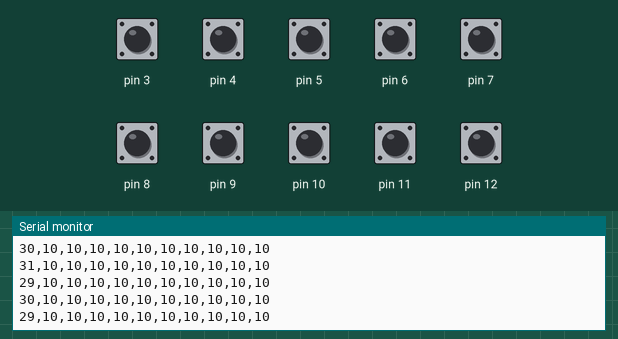
A sketch run on a simulated Arduino Uno, built with avr-gcc and run on an emulated ATmega328P. On the bench: the last lines printed to the serial monitor. Inputs (shaded band) come from the test bench; at power-on: pin 3–12 HIGH.

Above: at 1.2 s.
1.3 s: pin 3 pulled LOW for 0.15 s
At 1.38 s:
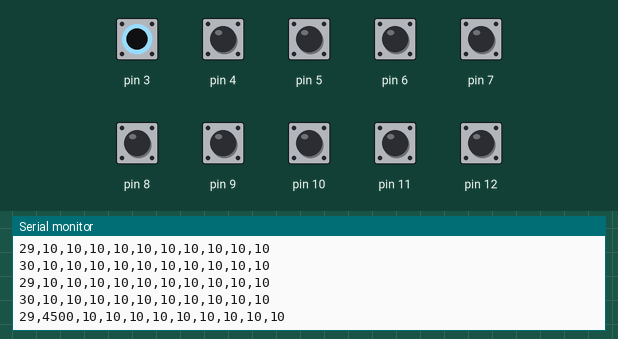
2.9 s: pin 4 pulled LOW for 0.15 s
At 2.96 s:
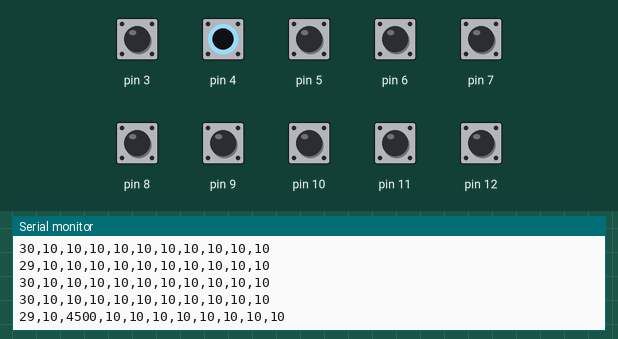
6.0 s: pin 5 pulled LOW for 1 s
At 6.07 s:
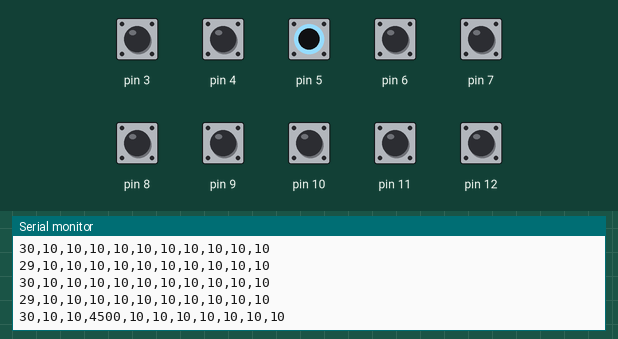
10.0 s: pin 6 pulled LOW for 1 s
At 10.06 s:
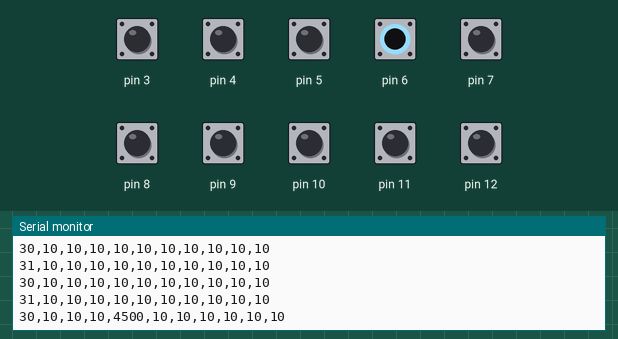
14.0 s: pin 7 pulled LOW for 0.15 s
At 14.05 s:
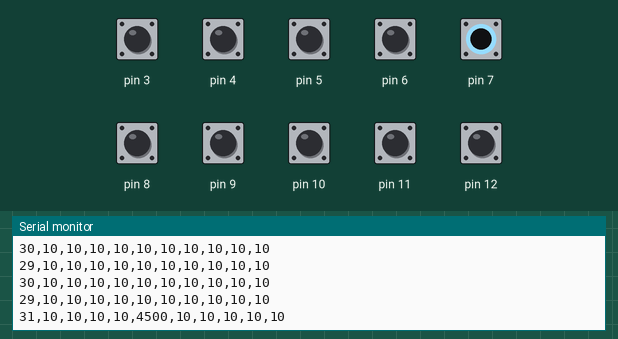
15.6 s: pin 8 pulled LOW for 1 s
At 15.67 s:
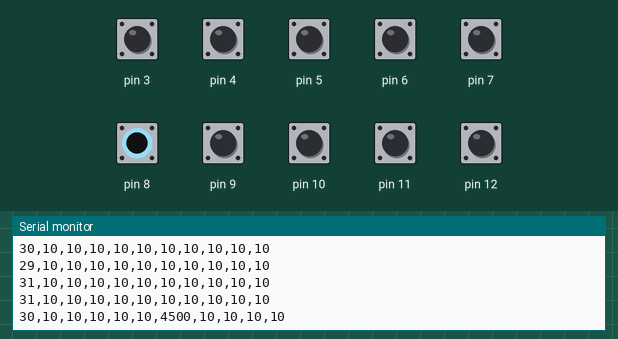
Timing chart, 0 to 18.6 s (numbered marks = the images above; inputs shaded):
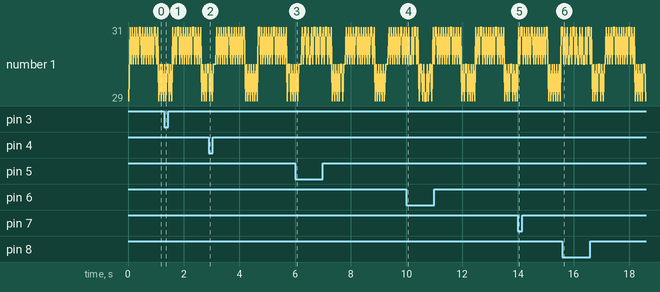

The sketch:

CapacitiveSensor_viscometer_card_prototype.ino
```cpp
#include <CapacitiveSensor.h>

/*
 * CapitiveSense Library Demo Sketch
 * Paul Badger 2008
 * Uses a high value resistor e.g. 10M between send pin and receive pin
 * Resistor effects sensitivity, experiment with values, 50K - 50M. Larger resistor values yield larger sensor values.
 * Receive pin is the sensor pin - try different amounts of foil/metal on this pin
 */

CapacitiveSensor   cs1 = CapacitiveSensor(2,3);
CapacitiveSensor   cs2 = CapacitiveSensor(2,4);
CapacitiveSensor   cs3 = CapacitiveSensor(2,5);
CapacitiveSensor   cs4 = CapacitiveSensor(2,6);
CapacitiveSensor   cs5 = CapacitiveSensor(2,7);
CapacitiveSensor   cs6 = CapacitiveSensor(2,8);
CapacitiveSensor   cs7 = CapacitiveSensor(2,9);
CapacitiveSensor   cs8 = CapacitiveSensor(2,10);
CapacitiveSensor   cs9 = CapacitiveSensor(2,11);
CapacitiveSensor   cs10 = CapacitiveSensor(2,12);

void setup()
{
   cs1.set_CS_AutocaL_Millis(0xFFFFFFFF);     // turn off autocalibrate on channel 1 - just as an example
   cs2.set_CS_AutocaL_Millis(0xFFFFFFFF);     // turn off autocalibrate on channel 2 - just as an example
   cs3.set_CS_AutocaL_Millis(0xFFFFFFFF);     // turn off autocalibrate on channel 3 - just as an example
   cs4.set_CS_AutocaL_Millis(0xFFFFFFFF);     // turn off autocalibrate on channel 4 - just as an example
   cs5.set_CS_AutocaL_Millis(0xFFFFFFFF);     // turn off autocalibrate on channel 5 - just as an example
   cs6.set_CS_AutocaL_Millis(0xFFFFFFFF);     // turn off autocalibrate on channel 6 - just as an example
   cs7.set_CS_AutocaL_Millis(0xFFFFFFFF);     // turn off autocalibrate on channel 1 - just as an example
   cs8.set_CS_AutocaL_Millis(0xFFFFFFFF);     // turn off autocalibrate on channel 2 - just as an example
   cs9.set_CS_AutocaL_Millis(0xFFFFFFFF);     // turn off autocalibrate on channel 3 - just as an example
   cs10.set_CS_AutocaL_Millis(0xFFFFFFFF);     // turn off autocalibrate on channel 4 - just as an example
   Serial.begin(9600);
}

void loop()
{
    long start = millis();
    long total1 =  cs1.capacitiveSensor(30);
    long total2 =  cs2.capacitiveSensor(30);
    long total3 =  cs3.capacitiveSensor(30);
    long total4 =  cs4.capacitiveSensor(30);
    long total5 =  cs5.capacitiveSensor(30);
    long total6 =  cs6.capacitiveSensor(30);
    long total7 =  cs7.capacitiveSensor(30);
    long total8 =  cs8.capacitiveSensor(30);
    long total9 =  cs9.capacitiveSensor(30);
    long total10 =  cs10.capacitiveSensor(30);

    Serial.print(millis() - start);        // check on performance in milliseconds
    Serial.print(',');                    // tab character for debug windown spacing

    Serial.print(total1);
    Serial.print(',');
    Serial.print(total2);
    Serial.print(',');
    Serial.print(total3);
    Serial.print(',');
    Serial.print(total4);
    Serial.print(',');
    Serial.print(total5);
    Serial.print(',');
    Serial.print(total6);
    Serial.print(',');
    Serial.print(total7);
    Serial.print(',');
    Serial.print(total8);
    Serial.print(',');
    Serial.print(total9);
    Serial.print(',');
    Serial.println(total10);

    delay(10);                             // arbitrary delay to limit data to serial port
}
```

Measured:
- after the input at 1.3 s, the serial monitor: prints a new line after 0.06 s (image 1)
- after the input at 2.9 s, the serial monitor: prints a new line at once (image 2)
- after the input at 6.0 s, the serial monitor: prints a new line after 0.05 s (image 3)
- after the input at 10.0 s, the serial monitor: prints a new line at once (image 4)
- after the input at 14.0 s, the serial monitor: prints a new line at once (image 5)
- after the input at 15.6 s, the serial monitor: prints a new line at once (image 6)
